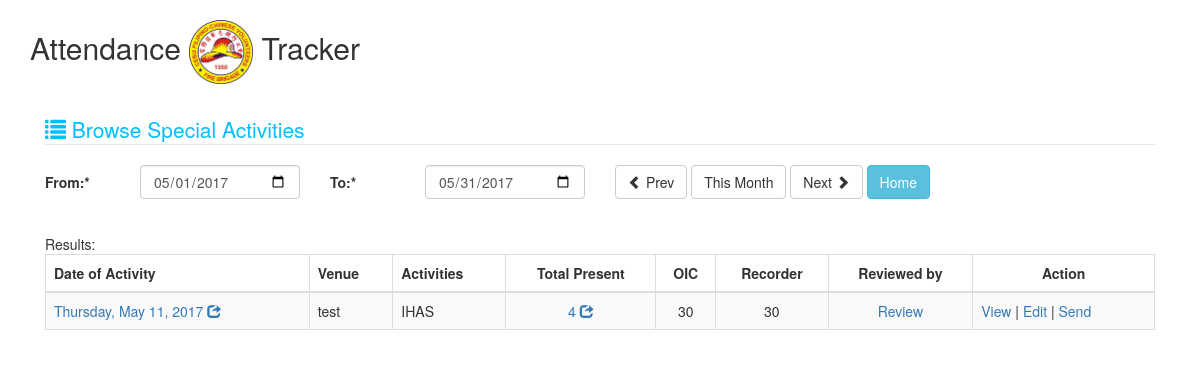
The page /index.php/special/lists on the database as committed earlier.
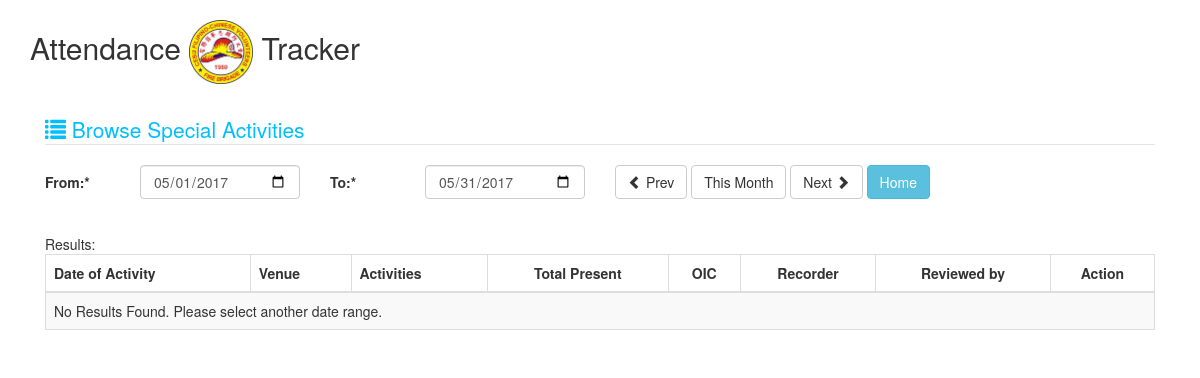
The same page on the database as committed later.
### tables this page shows
CREATE TABLE IF NOT EXISTS `special_activity` (
  `id` bigint(20) NOT NULL AUTO_INCREMENT,
  `date_of_special` date NOT NULL,
  `activity` text NOT NULL,
  `venue` text NOT NULL,
  `oic` varchar(10) NOT NULL,
  `remarks` text NOT NULL,
  `recorder` varchar(10) NOT NULL,
  `approved_by` varchar(10) DEFAULT NULL,
  `sent` tinyint(1) DEFAULT '0',
  `replied` tinyint(1) DEFAULT '0',
  PRIMARY KEY (`id`)
);

### application/controllers/Special.php (called while the page is built, shortened)
<?php
class Special extends CI_Controller {
    function __construct() {
        $this->load->helper('form');
        $this->load->helper('url');
        $this->load->model('special_model');
        $this->load->library('form_validation');
    }
    public function lists()
    {
        $data['selected_title'] = '';
        $data['from_date'] = date('Y-m-01');
        $d = new DateTime( date('Y-m-d') );
        $data['to_date'] = $d->format( 'Y-m-t' );
        $data['special_list'] = [];
        if ($_POST) {
            if (isset($_POST['prev'])) {
                $data['from_date'] = date('Y-m-01', strtotime($this->input->post('from_date')." -1 month"));
                $d = new DateTime( date('Y-m-d', strtotime($this->input->post('from_date')." -1 month")) );
                $data['to_date'] = $d->format( 'Y-m-t' );
            }
            else if (isset($_POST['next'])) {
                $data['from_date'] = date('Y-m-01', strtotime($this->input->post('from_date')." +1 month"));
                $d = new DateTime( date('Y-m-d', strtotime($this->input->post('from_date')." +1 month")) );
                $data['to_date'] = $d->format( 'Y-m-t' );
            }
            else {
                $data['from_date'] = $this->input->post('from_date');
                $data['to_date'] = $this->input->post('to_date');
            }
            $this->form_validation->set_rules('from_date', 'from_date', 'required');
            $this->form_validation->set_rules('to_date', 'to_date', 'required');
            if ($this->form_validation->run() != false){
                $data['special_list'] = $this->special_model->get_special_list_range($data['from_date'], $data['to_date']);
            }
        }
        else {
            $data['special_list'] = $this->special_model->get_special_list_range($data['from_date'], $data['to_date']);
        }
        $this->load->view('special_lists', $data);
    }
}

### index.php (called while the page is built, shortened)
<?php
require_once BASEPATH.'core/CodeIgniter.php';

### application/models/special_model.php (called while the page is built, shortened)
<?php
class Special_model extends CI_Model {
    public function get_special_list_range($from_date, $to_date)
    {
        $query = "SELECT t.*, count(*) AS 'total' FROM `special_activity` t
            LEFT JOIN special_activity_attendance ta ON ta.special_id = t.id
            WHERE `date_of_special` >= '$from_date'
            AND `date_of_special` <= '$to_date'
            GROUP BY ta.special_id
            ORDER BY `date_of_special` DESC";
        $query = $this->db->query($query);
        return $query->result();
    }
}

### application/views/special_lists.php (the view, shortened to what the changed rows need)
?><!DOCTYPE html>
<html lang="en">
<head>
    <link href="<?= base_url();?>bootstrap/css/bootstrap.css" rel="stylesheet">
</head>
<body>
<div class="container">
    <h2>Attendance <img src="<?= base_url();?>image/logo.png" width="64px"> Tracker</h2>
    <div class="col-lg-12">
        <fieldset>
            <br>
            <div >
                <table class="table table-striped table-bordered table-hover" id="dataTables-example">
                    <thead>
                        <tr>
                            <th>Date of Activity</th>
                            <th>Venue</th>
                            <th>Activities</th>
                            <th style="text-align: center;">Total Present</th>
                            <th style="text-align: center;">OIC</th>
                            <th style="text-align: center;">Recorder</th>
                            <th style="text-align: center;">Reviewed by</th>
                            <th style="text-align: center;">Action</th>
                        </tr>
                    </thead>
                    <tbody>
                        <?php if (count($special_list) > 0) {?>
                            <?php foreach ($special_list as $key => $value) {?>
                            <tr>
                                <td title="show details"><a href="special_details/<?=$value->id;?>" data-toggle="modal" data-target="#myLargeModalLabel"><?php echo date('l, M d, Y',strtotime($value->date_of_special)); ?> <span class="glyphicon glyphicon-share"></span></a></td>
                                <td><?php echo $value->venue; ?></td>
                                <td><?php echo $value->activity; ?></td>
                                <td style="text-align: center" title="show details"><a href="special_details/<?=$value->id;?>" data-toggle="modal" data-target="#myLargeModalLabel"><?php echo $value->total; ?> <span class="glyphicon glyphicon-share"></span></a></td>
                                <td style="text-align: center"><?php echo $value->oic; ?></td>
                                <td style="text-align: center"><?php echo $value->recorder; ?></td>
                                <td style="text-align: center">
                                    <?php if($value->approved_by == null){ ?>
                                        <a href="special_details/<?=$value->id;?>" data-toggle="modal" data-target="#myLargeModalLabel">Review</a>
                                    <?php } else { ?>
                                    <?php echo $value->approved_by; ?>
                                    <?php } ?>
                                </td>
                                <td title="show actions">
                                    <a href="special_details/<?=$value->id;?>" data-toggle="modal" data-target="#myLargeModalLabel">View</a> |
                                    <a href="special_edit/<?=$value->id;?>" data-toggle="modal" data-target="#editspecialDetails">Edit</a> |
                                    <?php if($value->approved_by == null){ ?>
                                    <a href="#" onclick="return sendSpecial(<?=$value->id;?>);">Send</a>
                                    <?php } ?>
                                </td>
                            </tr>
                            <?php } ?>
                        <?php } else {?>
                            <tr>
                                <td colspan="8">No Results Found. Please select another date range.</td>
                            </tr>
                        <?php }?>
                    </tbody>
                </table>
            </div>
        </fieldset>
    </div>
</div>
</body>
</html>

Rows that differ between the two databases and show on the page:
removed special_activity: date_of_special "Thursday, May 11, 2017", venue "test", activity "IHAS", total "4", oic "30", recorder "30"
Other text that changed with them:
text now shown: "No Results Found. Please select another date range."
